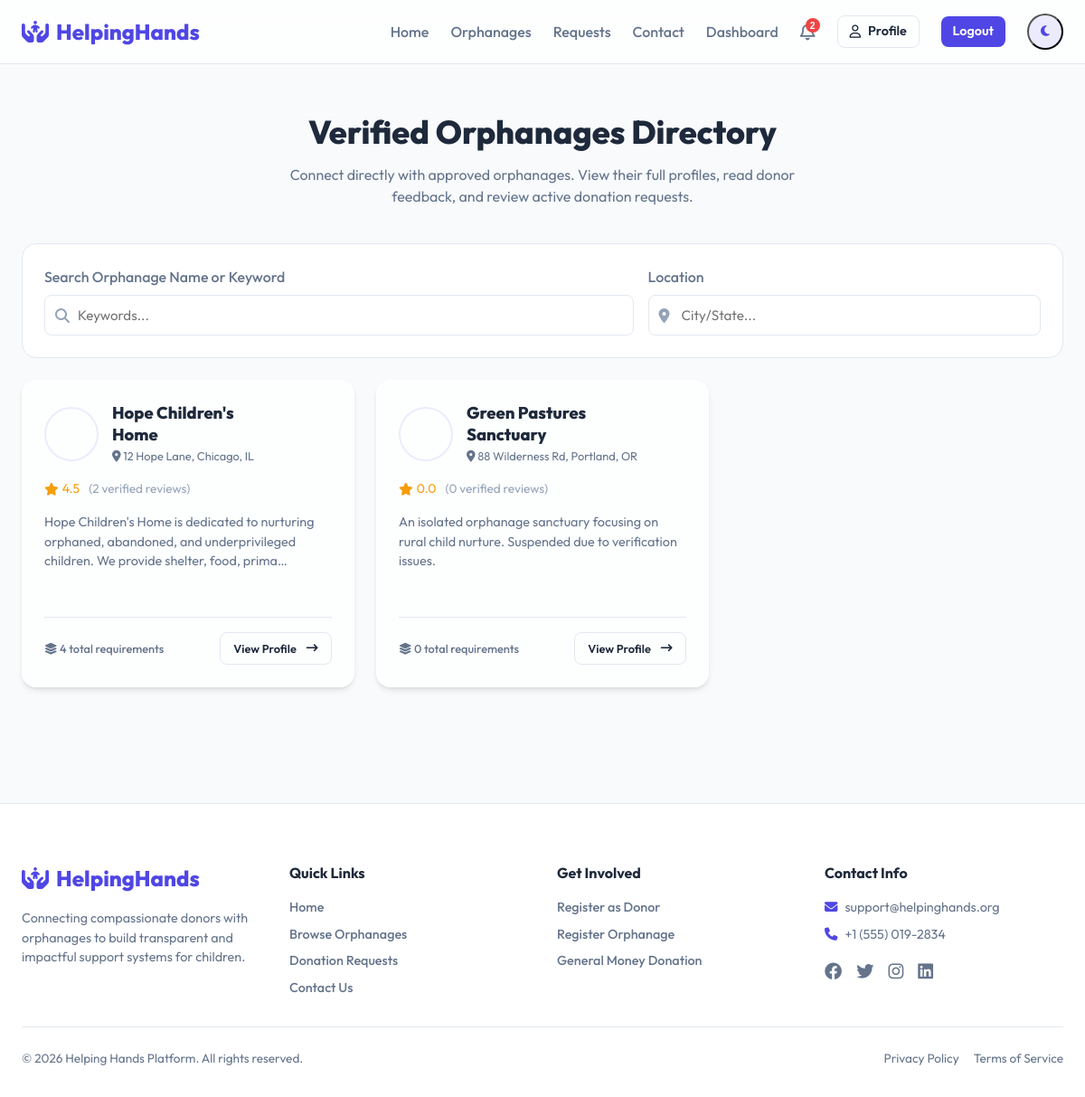
The app's page /donations/orphanages/ (signed in) with its own data.
### accounts/models.py (models this page shows, shortened)
class OrphanageProfile(models.Model):
    user = models.OneToOneField(User, on_delete=models.CASCADE, related_name='orphanage_profile')
    orphanage_name = models.CharField(max_length=200)
    phone = models.CharField(max_length=20)
    address = models.TextField()
    description = models.TextField()
    registration_certificate = models.FileField(upload_to='certificates/')
    profile_image = models.ImageField(upload_to='orphanages/profiles/')
    is_approved = models.BooleanField(default=False)
    @property
    def average_rating(self):
        avg = self.reviews.filter(is_moderated=True).aggregate(Avg('rating'))['rating__avg']
        return round(avg, 1) if avg else 0.0
    @property
    def reviews_count(self):
        return self.reviews.filter(is_moderated=True).count()

### donations/views.py (the view, shortened to what this page needs)
# urls.py: path('orphanages/', views.orphanage_list, name='orphanage_list'),
def orphanage_list(request):
    orphanages = OrphanageProfile.objects.filter(is_approved=True)
    categories = Category.objects.all()
    fav_ids = []
    if request.user.is_authenticated and request.user.is_donor:
        fav_ids = Favorite.objects.filter(donor=request.user.donor_profile).values_list('orphanage_id', flat=True)
    return render(request, 'donations/orphanage_list.html', {
        'orphanages': orphanages,
        'categories': categories,
        'fav_ids': fav_ids
    })

### core/context_processors.py (called while the page is built)
def notification_context(request):
    if request.user.is_authenticated:
        notifications = Notification.objects.filter(recipient=request.user, is_read=False)
        return {
            'unread_notifications_count': notifications.count(),
            'unread_notifications': notifications[:5]
        }
    return {
        'unread_notifications_count': 0,
        'unread_notifications': []
    }

### templates/donations/orphanage_list.html (shortened to what this page needs)
{% extends 'base.html' %}
{% block content %}
<div class="container" style="padding-top: 3rem; padding-bottom: 4rem;">
    <div style="margin-bottom: 2.5rem; text-align: center;">
        <h1 style="font-size: 2.25rem; font-weight: 800;">Verified Orphanages Directory</h1>
        <p style="color: var(--text-secondary); max-width: 600px; margin: 0.5rem auto 0 auto;">Connect directly with approved orphanages. View their full profiles, read donor feedback, and review active donation requests.</p>
    </div>
    <div class="search-sidebar">
        <form id="search-form" data-endpoint="{% url 'orphanage_list' %}" data-target="orphanages-container">
            <div style="display: grid; grid-template-columns: 1.2fr 0.8fr; gap: 1rem; flex-wrap: wrap;">
                <div class="form-group" style="margin-bottom: 0;">
                    <label for="search-input">Search Orphanage Name or Keyword</label>
                    <div style="position: relative;">
                        <i class="fa-solid fa-magnifying-glass" style="position: absolute; left: 12px; top: 50%; transform: translateY(-50%); color: var(--text-light);"></i>
                        <input type="text" id="search-input" name="q" class="form-control" style="padding-left: 2.25rem;" placeholder="Keywords...">
                    </div>
                </div>
                <div class="form-group" style="margin-bottom: 0;">
                    <label for="location-filter">Location</label>
                    <div style="position: relative;">
                        <i class="fa-solid fa-location-dot" style="position: absolute; left: 12px; top: 50%; transform: translateY(-50%); color: var(--text-light);"></i>
                        <input type="text" id="location-filter" name="location" class="form-control" style="padding-left: 2.25rem;" placeholder="City/State...">
                    </div>
                </div>
            </div>
        </form>
    </div>
    <div id="orphanages-container" class="list-grid">
        {% include 'donations/includes/orphanage_list_items.html' %}
    </div>
</div>
{% endblock %}

### templates/donations/includes/orphanage_list_items.html (shortened to what this page needs)
{% if orphanage_list or orphanages %}
    {% for orphanage in orphanages %}
        <div class="glass-card" style="display: flex; flex-direction: column; justify-content: space-between; min-height: 340px; position: relative;">
            <div>
                <div style="display: flex; gap: 15px; align-items: center; margin-bottom: 1rem;">
                    <img src="{{ orphanage.profile_image.url }}" alt="{{ orphanage.orphanage_name }}" style="width: 60px; height: 60px; border-radius: 50%; object-fit: cover; border: 2px solid var(--primary-light);">
                    <div>
                        <h3 style="font-weight: 800; font-size: 1.15rem; line-height: 1.3; max-width: 170px;">
                            <a href="{% url 'orphanage_detail' orphanage.id %}" style="color: var(--text-primary);">{{ orphanage.orphanage_name }}</a>
                        </h3>
                        <p style="font-size: 0.8rem; color: var(--text-secondary); margin-top: 2px;"><i class="fa-solid fa-location-dot"></i> {{ orphanage.address|truncatechars:30 }}</p>
                    </div>
                </div>
                <div style="display: flex; gap: 10px; align-items: center; margin-bottom: 1rem; font-size: 0.85rem;">
                    <div class="star-rating">
                        <i class="fa-solid fa-star"></i> {{ orphanage.average_rating }}
                    </div>
                    <span style="color: var(--text-light);">({{ orphanage.reviews_count }} verified reviews)</span>
                </div>
                <p style="color: var(--text-secondary); font-size: 0.9rem; line-height: 1.5; margin-bottom: 1rem;">
                    {{ orphanage.description|truncatechars:130 }}
                </p>
            </div>
            <div style="border-top: 1px solid var(--border-color); padding-top: 1rem; display: flex; justify-content: space-between; align-items: center; margin-top: 1rem;">
                <span style="font-size: 0.8rem; color: var(--text-secondary); font-weight: 500;">
                    <i class="fa-solid fa-layer-group"></i> {{ orphanage.requests.count }} total requirements
                </span>
                <a href="{% url 'orphanage_detail' orphanage.id %}" class="btn btn-outline" style="padding: 0.45rem 0.9rem; font-size: 0.8rem;">
                    View Profile <i class="fa-solid fa-arrow-right-long" style="margin-left: 3px;"></i>
                </a>
            </div>
        </div>
    {% endfor %}
{% else %}
    <div style="grid-column: 1 / -1; text-align: center; color: var(--text-secondary); padding: 4rem 0;">
        <i class="fa-solid fa-hotel" style="font-size: 3rem; color: var(--text-light); margin-bottom: 1rem;"></i>
        <p>No verified orphanages match your search query.</p>
    </div>
{% endif %}

### static/css/style.css (style rules this page uses)
:root { --bg-primary: #f8fafc; --bg-secondary: #ffffff; --bg-sidebar: #0f172a; --text-primary: #1e293b; --text-secondary: #64748b; --text-light: #94a3b8; --primary: #4f46e5; --primary-hover: #4338ca; --primary-light: rgba(79, 70, 229, 0.1); --secondary: #f97316; --secondary-hover: #ea580c; --success: #10b981; --success-light: rgba(16, 185, 129, 0.1); --warning: #f59e0b; --warning-light: rgba(245, 158, 11, 0.1); --danger: #ef4444; --danger-light: rgba(239, 68, 68, 0.1); --info: #0ea5e9; --info-light: rgba(14, 165, 233, 0.1); --border-color: #e2e8f0; --shadow-sm: 0 1px 2px 0 rgba(0, 0, 0, 0.05); --shadow-md: 0 4px 6px -1px rgba(0, 0, 0, 0.1), 0 2px 4px -1px rgba(0, 0, 0, 0.06); --shadow-lg: 0 10px 15px -3px rgba(0, 0, 0, 0.1), 0 4px 6px -2px rgba(0, 0, 0, 0.05); --glass-bg: rgba(255, 255, 255, 0.75); --glass-border: rgba(255, 255, 255, 0.4); --glass-blur: 12px; }
* { margin: 0; padding: 0; box-sizing: border-box; transition: background-color 0.3s ease, border-color 0.3s ease; }
body { font-family: 'Outfit', sans-serif; background-color: var(--bg-primary); color: var(--text-primary); line-height: 1.5; overflow-x: hidden; }
a { color: inherit; text-decoration: none; }
img { max-width: 100%; height: auto; }
.container { max-width: 1280px; margin: 0 auto; padding: 0 1.5rem; }
.glass-card { background: var(--glass-bg); backdrop-filter: blur(var(--glass-blur)); -webkit-backdrop-filter: blur(var(--glass-blur)); border: 1px solid var(--glass-border); border-radius: 1rem; padding: 1.5rem; box-shadow: var(--shadow-md); transition: transform 0.3s cubic-bezier(0.4, 0, 0.2, 1), box-shadow 0.3s ease; }
.btn { display: inline-flex; align-items: center; justify-content: center; gap: 0.5rem; padding: 0.625rem 1.25rem; border-radius: 0.5rem; font-weight: 600; cursor: pointer; border: none; transition: all 0.2s ease; }
.btn-outline { background-color: transparent; border: 1px solid var(--border-color); color: var(--text-primary); }
.form-group { margin-bottom: 1.5rem; }
.form-group label { display: block; font-weight: 500; color: var(--text-secondary); margin-bottom: 0.5rem; }
.form-control { width: 100%; padding: 0.75rem 1rem; border-radius: 0.5rem; border: 1px solid var(--border-color); background-color: var(--bg-secondary); color: var(--text-primary); font-family: inherit; font-size: 0.95rem; outline: none; }
.list-grid { display: grid; grid-template-columns: 1fr; gap: 1.5rem; margin-top: 1.5rem; }
@media (min-width: 768px) { .list-grid { grid-template-columns: repeat(2, 1fr); } }
@media (min-width: 992px) { .list-grid { grid-template-columns: repeat(3, 1fr); } }
.search-sidebar { background: var(--bg-secondary); border: 1px solid var(--border-color); border-radius: 1rem; padding: 1.5rem; margin-bottom: 1.5rem; }
.star-rating { color: var(--warning); font-size: 0.875rem; display: flex; align-items: center; gap: 0.25rem; }

### records on screen
OrphanageProfile: profile_image (picture), orphanage_name "Hope Children's Home", address "12 Hope Lane, Chicago, IL", average_rating "4.5", reviews_count "2", description "Hope Children's Home is dedicated to nurturing orphaned, abandoned, and underprivileged children. We provide shelter, food, prima…", requests.count "4"
OrphanageProfile: profile_image (picture), orphanage_name "Green Pastures Sanctuary", address "88 Wilderness Rd, Portland, OR", average_rating "0.0", reviews_count "0", description "An isolated orphanage sanctuary focusing on rural child nurture. Suspended due to verification issues.", requests.count "0"

### other values on screen
{{ unread_notifications_count }} "2"
